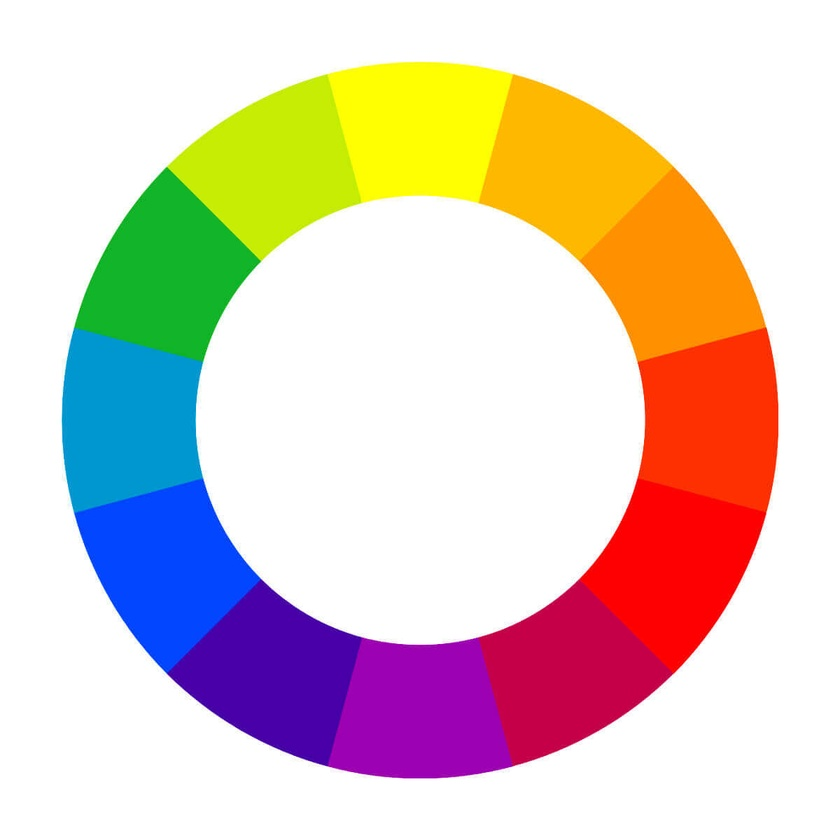
#> input picture Images/color_wheel.jpg, 840 x 840 px, shrunk from 1200 x 1200 before the run
$ python convert_color_space.py
#> lines starting #> are read from the running program, lines starting #| are printed output that depends on the picture
### commons/matplotlib_view.py
import math

# Error in MAC
import matplotlib

matplotlib.use('TkAgg')

import matplotlib.pyplot as plt

# Dynamic Image viewing in MatPlotLib
# Reads a dictionary of the format {"title" : <image mat>}
def view_image_list(imgList , title = ""):
    rowNumber = int(math.ceil(imgList.__len__() / 2.0))
    plt.subplots(nrows=rowNumber, ncols=2)

    count = 0
    for key,val in imgList.items():
        try:
            plt.subplot(rowNumber, 2, count + 1).set_title(key)
            plt.imshow(val)
            plt.xticks([]), plt.yticks([])  # to hide tick values on X and Y axis

            count += 1

        except IndexError:
            print('Index doesnt exist')

    plt.show()

# [4 lines left out: function viewSingleImage, not called in this run]

### convert_color_space.py
import cv2
from commons import matplotlib_view

if __name__ == "__main__":
    IMAGE_PATH = "Images/color_wheel.jpg"

    img = cv2.imread(IMAGE_PATH,cv2.IMREAD_UNCHANGED)
#> img is the input picture: shape (840, 840, 3); mean B, G, R 193.4, 203.2, 221.7

    gray_frame = cv2.cvtColor(img, cv2.COLOR_BGR2GRAY)
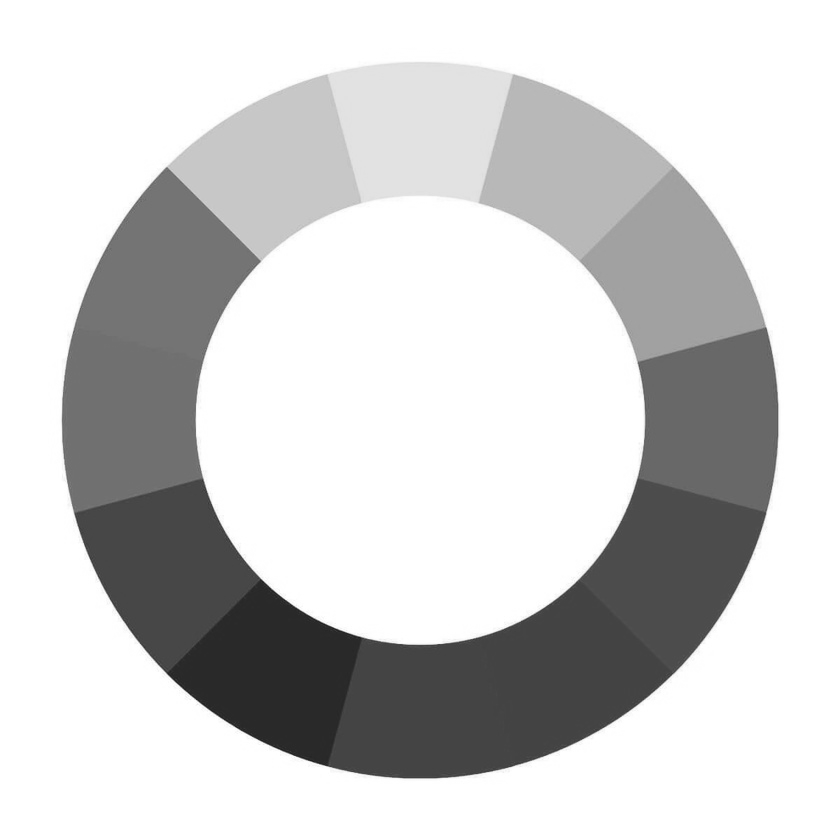
#> gray_frame: shape (840, 840); min 28, max 255, mean 207.6
    luv_frame = cv2.cvtColor(img, cv2.COLOR_BGR2LUV)
#> luv_frame: shape (840, 840, 3); mean of channels 0, 1, 2 218.6, 107.2, 140.6
    hsv_frame = cv2.cvtColor(img, cv2.COLOR_BGR2HSV)
#> hsv_frame: shape (840, 840, 3); mean H, S, V 27.9, 87.4, 244.2
    yuv_frame = cv2.cvtColor(img, cv2.COLOR_BGR2YUV)
#> yuv_frame: shape (840, 840, 3); mean of channels 0, 1, 2 207.6, 121, 139.4
    ycrcb_frame = cv2.cvtColor(img, cv2.COLOR_BGR2YCrCb)
#> ycrcb_frame: shape (840, 840, 3); mean of channels 0, 1, 2 207.6, 138.1, 120

    image_list = {}
    image_list["Normal"] = img

    image_list["LUV"] = luv_frame
    image_list["GRAY"] = gray_frame
    image_list["HSV"] = hsv_frame
    image_list["YUV"] = yuv_frame
    image_list["YCrCb"] = ycrcb_frame

    matplotlib_view.view_image_list(image_list)
#> in view_image_list, `rowNumber = int(math.ceil(imgList.__len__() / 2.0))`: rowNumber = 3
#> the loop in view_image_list, `for key,val in imgList.items():` made 6 passes
#> key on passes 1 to 6: 'Normal', 'LUV', 'GRAY', 'HSV', 'YUV', 'YCrCb'
#> after the loop in view_image_list, `for key,val in imgList.items():`: count = 6
